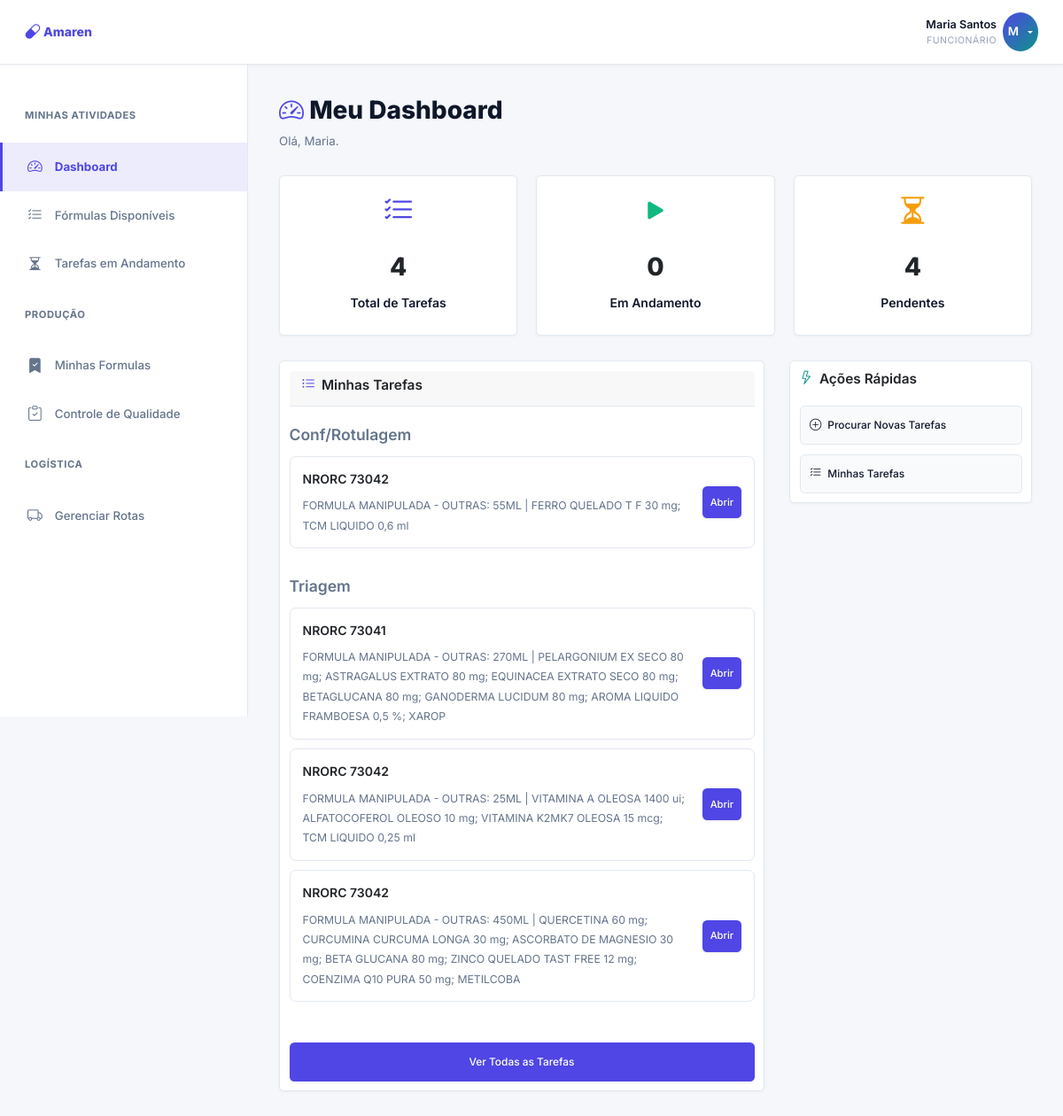
The page /dashboard/funcionario/ (signed in) on the database its author committed.
### core/models.py (models this page shows, shortened)
class Etapa(models.Model):
    nome = models.CharField(max_length=200)
    sequencia = models.IntegerField()
    ativa = models.BooleanField(default=True)
    se_gera_pontos = models.BooleanField(default=True)
    se_possui_checklists = models.BooleanField(default=False)
    se_possui_calculo_por_quantidade = models.BooleanField(default=False)
    pontos_fixos_etapa = models.DecimalField(
        max_digits=10,
        decimal_places=2,
        default=0,
        help_text='Pontos adicionados ao concluir a etapa (além dos checklists, se houver)'
    )
    criado_em = models.DateTimeField(auto_now_add=True)
    atualizado_em = models.DateTimeField(auto_now=True)
    class Meta:
        ordering = ['sequencia']
        verbose_name = 'Etapa'
        verbose_name_plural = 'Etapas'

class FormulaItem(models.Model):
    STATUS_CHOICES = [
        ('em_triagem', 'Em Triagem'),
        ('em_producao', 'Em Produção'),
        ('em_qualidade', 'Em Qualidade'),
        ('pronto_para_expedicao', 'Pronto para Expedição'),
        ('expedido', 'Expedido'),
        ('cancelado', 'Cancelado'),
    ]
    pedido_mestre = models.ForeignKey(PedidoMestre, on_delete=models.CASCADE, related_name='formulas')
    descricao = models.TextField(help_text="Descrição da fórmula (ex: VITAMINA A + D3 + TCM | 10ML)")
    quantidade = models.IntegerField(default=1, help_text="Quantidade de unidades")
    volume_ml = models.CharField(max_length=20, blank=True, help_text="Volume em ML se aplicável (ex: 10ML, 60ML)")
    id_api = models.CharField(max_length=100, unique=True, db_index=True, help_text="ID único da fórmula vindo da API")
    serieo = models.CharField(max_length=20, blank=True, help_text="Série do item (SERIEO)")
    price_unit = models.DecimalField(max_digits=15, decimal_places=2, null=True, blank=True, help_text="Preço unitário")
    price_total = models.DecimalField(max_digits=15, decimal_places=2, null=True, blank=True, help_text="Preço total")
    status = models.CharField(max_length=30, choices=STATUS_CHOICES, default='em_triagem')
    etapa_atual = models.ForeignKey(Etapa, on_delete=models.SET_NULL, null=True, blank=True)
    funcionario_na_etapa = models.ForeignKey(User, on_delete=models.SET_NULL, null=True, blank=True, related_name='formulas_assumidas')
    STATUS_TAREFA_CHOICES = [
        ('disponivel', 'Disponível'),
        ('ativo', 'Ativo'),
        ('pendente', 'Pendente'),
        ('concluido', 'Concluído'),
    ]
    eh_tarefa_ativa = models.BooleanField(default=False, help_text="Indica se é a tarefa ativa do funcionário nesta etapa")
    data_criacao_api = models.DateField(null=True, blank=True, help_text="Data de criação no sistema da API")
    data_atualizacao_api = models.DateField(null=True, blank=True, help_text="Data de atualização no sistema da API")
    datetime_atualizacao_api = models.DateTimeField(null=True, blank=True, db_index=True, help_text="Data + Hora de atualização na API (DTALT + HRALT)")
    criado_em = models.DateTimeField(auto_now_add=True)
    atualizado_em = models.DateTimeField(auto_now=True)
    concluido_em = models.DateTimeField(null=True, blank=True)
    class Meta:
        ordering = ['pedido_mestre', 'criado_em']
        verbose_name = 'Item de Fórmula'
        verbose_name_plural = 'Itens de Fórmula'

class PedidoMestre(models.Model):
    STATUS_CHOICES = [
        ('em_processamento', 'Em Processamento'),
        ('pronto_para_expedicao', 'Pronto para Expedição'),
        ('em_rota_motoboy', 'Em Rota Motoboy'),
        ('em_rota_sedex', 'Em Rota Sedex'),
        ('expedido', 'Expedido'),
        ('concluido', 'Concluído'),
        ('cancelado', 'Cancelado'),
    ]
    nrorc = models.BigIntegerField(unique=True, db_index=True, help_text="Número RC do pedido (identificador único da API)")
    status = models.CharField(max_length=30, choices=STATUS_CHOICES, default='em_processamento')
    cliente = models.CharField(max_length=200, blank=True, help_text="Nome do cliente")
    observacoes = models.TextField(blank=True)
    criado_em = models.DateTimeField(auto_now_add=True)
    atualizado_em = models.DateTimeField(auto_now=True)
    concluido_em = models.DateTimeField(null=True, blank=True)
    class Meta:
        ordering = ['-criado_em']
        verbose_name = 'Pedido'
        verbose_name_plural = 'Pedidos'

### dashboard/views.py (the view)
# urls.py: path('funcionario/', views.dashboard_funcionario, name='funcionario'),
@login_required
def dashboard_funcionario(request):
    if not request.user.groups.filter(name='Funcionário').exists():
        return redirect('dashboard:home')
    formulas_ativas = (
        FormulaItem.objects
        .filter(
            funcionario_na_etapa=request.user,
            status__in=['em_triagem', 'em_producao', 'em_qualidade']
        )
        .select_related('etapa_atual', 'pedido_mestre')
        .order_by('etapa_atual__nome', 'pedido_mestre__nrorc')
    )
    tarefas_totais = formulas_ativas.count()
    tarefas_ativas = formulas_ativas.filter(eh_tarefa_ativa=True).count()
    tarefas_pendentes = tarefas_totais - tarefas_ativas
    formulas_por_etapa = {
        etapa: list(items)
        for etapa, items in groupby(
            formulas_ativas,
            key=attrgetter('etapa_atual')
        )
    }
    hoje = timezone.now().date()
    historico_hoje = (
        HistoricoEtapaFormula.objects
        .filter(
            funcionario=request.user,
            timestamp_inicio__date=hoje
        )
        .select_related('etapa', 'formula')
    )
    formulas_completadas_hoje = historico_hoje.filter(
        timestamp_fim__date=hoje
    ).count()
    pontos_gerados_hoje = (
        historico_hoje.aggregate(total=Sum('pontos_gerados'))['total'] or 0
    )
    primeiro_dia_mes = hoje.replace(day=1)
    historico_mes = HistoricoEtapaFormula.objects.filter(
        funcionario=request.user,
        timestamp_inicio__gte=primeiro_dia_mes
    )
    pontos_mes = historico_mes.aggregate(
        total=Sum('pontos_gerados')
    )['total'] or 0
    ultimas_formulas = (
        HistoricoEtapaFormula.objects
        .filter(funcionario=request.user)
        .values('formula')
        .distinct()
        .order_by('-timestamp_inicio')[:10]
    )
    if ultimas_formulas:
        concluidas = historico_hoje.filter(
            timestamp_fim__isnull=False
        ).count()
        taxa_conclusao = (concluidas / len(ultimas_formulas)) * 100
    else:
        taxa_conclusao = 0
    context = {
        'tarefas_totais': tarefas_totais,
        'tarefas_ativas': tarefas_ativas,
        'tarefas_pendentes': tarefas_pendentes,
        'formulas_ativas': formulas_ativas,
        'formulas_por_etapa': formulas_por_etapa,  # agora já agrupado corretamente
        'formulas_completadas_hoje': formulas_completadas_hoje,
        'pontos_gerados_hoje': int(pontos_gerados_hoje),
        'pontos_mes': int(pontos_mes),
        'taxa_conclusao': int(taxa_conclusao),
    }
    return render(request, 'dashboard/dashboard_funcionario.html', context)

### templates/dashboard/dashboard_funcionario.html (shortened to what this page needs)
{% extends 'base.html' %}
{% load static %}
{% block content %}
<div style="margin-bottom: 2rem; display: flex; justify-content: space-between; align-items: center;">
    <div>
        <h1 style="font-size: 2rem; font-weight: 800; margin: 0;">
            <i class="bi bi-speedometer2" style="color: #4f46e5;"></i> Meu Dashboard
        </h1>
        <p style="color: #64748b; margin: 0.5rem 0 0 0; font-size: 0.95rem;">
            Olá, {{ user.first_name }}.
        </p>
    </div>
</div>
<div style="display: grid; grid-template-columns: repeat(auto-fit, minmax(220px, 1fr)); gap: 1.5rem; margin-bottom: 2rem;">
    <div class="card">
        <div style="text-align: center;">
            <div style="font-size: 2.5rem; color: #4f46e5; margin-bottom: 1rem;">
                <i class="bi bi-list-check"></i>
            </div>
            <div style="font-size: 2rem; font-weight: 800;">{{ tarefas_totais }}</div>
            <p style="margin-top: 0.5rem; font-weight: 600; color: #0f172a;">
                Total de Tarefas
            </p>
        </div>
    </div>
    <div class="card">
        <div style="text-align: center;">
            <div style="font-size: 2.5rem; color: #10b981; margin-bottom: 1rem;">
                <i class="bi bi-play-fill"></i>
            </div>
            <div style="font-size: 2rem; font-weight: 800;">{{ tarefas_ativas }}</div>
            <p style="margin-top: 0.5rem; font-weight: 600; color: #0f172a;">
                Em Andamento
            </p>
        </div>
    </div>
    <div class="card">
        <div style="text-align: center;">
            <div style="font-size: 2.5rem; color: #f59e0b; margin-bottom: 1rem;">
                <i class="bi bi-hourglass-split"></i>
            </div>
            <div style="font-size: 2rem; font-weight: 800;">{{ tarefas_pendentes }}</div>
            <p style="margin-top: 0.5rem; font-weight: 600; color: #0f172a;">
                Pendentes
            </p>
        </div>
    </div>
</div>
<div style="display: grid; grid-template-columns: 2fr 1fr; gap: 2rem; margin-bottom: 2rem;">
    <div class="card">
        <div class="card-header" style="border-bottom: 1px solid #e2e8f0; margin-bottom: 1.5rem;">
            <h3 class="card-title">
                <i class="bi bi-list-ul" style="color: #4f46e5;"></i>
                Minhas Tarefas
            </h3>
        </div>
        {% if formulas_por_etapa %}
            {% for etapa, formulas in formulas_por_etapa.items %}
            <div style="margin-bottom: 1.5rem;">
                <h5 style="color: #64748b; margin-bottom: 1rem; font-weight: 600;">
                    {{ etapa.nome }}
                </h5>
                {% for formula in formulas %}
                <div style="border: 1px solid #e2e8f0; border-radius: 0.5rem; padding: 1rem; margin-bottom: 0.75rem;">
                    <div style="display: grid; grid-template-columns: 1fr auto; gap: 1rem; align-items: center;">
                        <div>
                            <p style="margin: 0 0 0.5rem 0; font-weight: 600;">
                                NRORC {{ formula.pedido_mestre.nrorc }}
                            </p>
                            <small style="color: #64748b;">
                                {{ formula.descricao }}
                            </small>
                        </div>
                        <a href="{% url 'dashboard:detalhe_formula' formula.id %}" class="btn btn-primary btn-sm">
                            Abrir
                        </a>
                    </div>
                </div>
                {% endfor %}
            </div>
            {% endfor %}
        {% else %}
            <div style="background: #f1f5f9; border: 1px solid #e2e8f0; color: #475569; padding: 1rem; border-radius: 0.5rem; text-align: center;">
                Você não possui tarefas no momento.
            </div>
        {% endif %}
        <a href="{% url 'dashboard:minhas_formulas' %}" class="btn btn-primary" style="width: 100%; margin-top: 1rem;">
            Ver Todas as Tarefas
        </a>
    </div>
    <div style="display: flex; flex-direction: column; gap: 1.5rem;">
        <div class="card">
            <h3 class="card-title" style="margin-bottom: 1.5rem;">
                <i class="bi bi-lightning" style="color: #0d9488;"></i>
                Ações Rápidas
            </h3>
            <div style="display: flex; flex-direction: column; gap: 0.75rem;">
                <a href="{% url 'dashboard:formulas_disponiveis' %}" class="btn btn-secondary" style="width: 100%; justify-content: flex-start;">
                    <i class="bi bi-plus-circle"></i> Procurar Novas Tarefas
                </a>
                <a href="{% url 'dashboard:minhas_formulas' %}" class="btn btn-secondary" style="width: 100%; justify-content: flex-start;">
                    <i class="bi bi-list-check"></i> Minhas Tarefas
                </a>
            </div>
        </div>
    </div>
</div>
{% endblock %}

### templates/base.html (shortened to what this page needs)
{% load static %}
<!DOCTYPE html>
<html lang="pt-BR">
<head>
    <link href="https://cdn.jsdelivr.net/npm/bootstrap@5.3.0/dist/css/bootstrap.min.css" rel="stylesheet">
    <link rel="stylesheet" href="https://cdn.jsdelivr.net/npm/bootstrap-icons@1.11.0/font/bootstrap-icons.css">
    <link rel="stylesheet" href="{% static 'css/style.css' %}">
</head>
<body>
    {% if user.is_authenticated %}
        <nav class="navbar">
            <div class="navbar-brand">
                <i class="bi bi-capsule"></i> Amaren
            </div>
            <div class="user-menu">
                <div class="user-info">
                    <div class="user-name">{{ user.get_full_name|default:user.username }}</div>
                    <div class="user-role">
                        {% if user.is_superuser %}Admin
                        {% elif user.groups.all %}{{ user.groups.all|first }}
                        {% else %}Funcionário{% endif %}
                    </div>
                </div>
                <div class="dropdown">
                    <button class="user-avatar dropdown-toggle" data-dropdown="user-menu" title="Menu do usuário">
                        {{ user.first_name|first|upper }}
                    </button>
                </div>
            </div>
        </nav>
        <div class="layout">
            {% if user.is_superuser or user.groups.all.0.name == 'Superadmin' or user.groups.all.0.name == 'Gerente' %}
                <aside class="sidebar">
                    {% include 'includes/sidebar_gerente_admin.html' %}
                </aside>
            {% elif user.groups.all.0.name == 'Funcionário' %}
                <aside class="sidebar">
                    {% include 'includes/sidebar_funcionario.html' %}
                </aside>
            {% endif %}
            <main class="main-content">
                {% block content %}{% endblock %}
            </main>
        </div>
    {% else %}
        {% block login_content %}{% endblock %}
    {% endif %}
</body>
</html>

### rows shown on the page
Etapa: nome "Conf/Rotulagem"
FormulaItem: pedido_mestre.nrorc "73042", descricao "FORMULA MANIPULADA - OUTRAS: 55ML | FERRO QUELADO T F 30 mg; TCM LIQUIDO 0,6 ml"
Etapa: nome "Triagem"
FormulaItem: pedido_mestre.nrorc "73041", descricao "FORMULA MANIPULADA - OUTRAS: 270ML | PELARGONIUM EX SECO 80 mg; ASTRAGALUS EXTRATO 80 mg; EQUINACEA EXTRATO SECO 80 mg; BETAGLUCANA 80 mg; GANODERMA LUCIDUM 80 mg; AROMA LIQUIDO FRAMBOESA 0,5 %; XAROP"
FormulaItem: pedido_mestre.nrorc "73042", descricao "FORMULA MANIPULADA - OUTRAS: 25ML | VITAMINA A OLEOSA 1400 ui; ALFATOCOFEROL OLEOSO 10 mg; VITAMINA K2MK7 OLEOSA 15 mcg; TCM LIQUIDO 0,25 ml"
FormulaItem: pedido_mestre.nrorc "73042", descricao "FORMULA MANIPULADA - OUTRAS: 450ML | QUERCETINA 60 mg; CURCUMINA CURCUMA LONGA 30 mg; ASCORBATO DE MAGNESIO 30 mg; BETA GLUCANA 80 mg; ZINCO QUELADO TAST FREE 12 mg; COENZIMA Q10 PURA 50 mg; METILCOBA"

### other values the page prints
{{ user.get_full_name|default:user.username }} "Maria Santos"
{{ user.groups.all|first }} "FUNCIONÁRIO"
{{ user.first_name|first|upper }} "M"
{{ user.first_name }} "Maria"
{{ tarefas_totais }} "4"
{{ tarefas_ativas }} "0"
{{ tarefas_pendentes }} "4"
